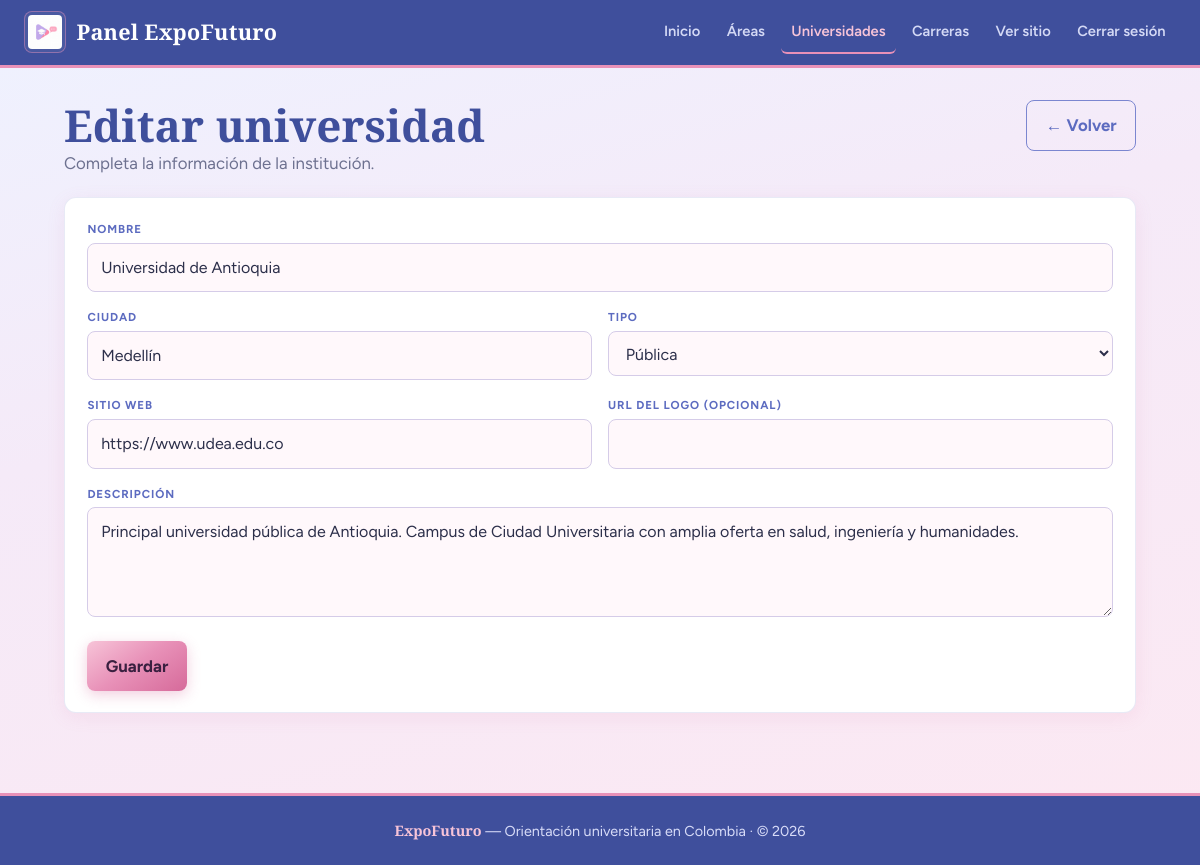
The app's page /admin/universidad_form.php?id=5 (signed in) with its own data.
### tables this page shows
CREATE TABLE universidad (
  id_universidad INT UNSIGNED AUTO_INCREMENT PRIMARY KEY,
  nombre VARCHAR(200) NOT NULL,
  ciudad VARCHAR(100) NOT NULL,
  tipo ENUM('publica', 'privada') NOT NULL,
  sitio_web VARCHAR(255) NULL,
  descripcion TEXT NULL,
  logo_url VARCHAR(255) NULL
);

### includes/funciones.php (called while the page is built, shortened)
<?php
function e($texto) {
    return htmlspecialchars((string) $texto, ENT_QUOTES, "UTF-8");
}

### admin/universidad_form.php (the view, shortened to what this page needs)
<?php
require_once __DIR__ . "/../includes/conexion.php";
require_once __DIR__ . "/../includes/funciones.php";
$id = (int) ($_GET["id"] ?? $_POST["id_universidad"] ?? 0);
$editando = $id > 0;
$universidad = [
    "nombre" => "",
    "ciudad" => "",
    "tipo" => "publica",
    "sitio_web" => "",
    "descripcion" => "",
    "logo_url" => "",
];
if ($editando && $_SERVER["REQUEST_METHOD"] !== "POST") {
    $stmt = $mysqli->prepare("SELECT * FROM universidad WHERE id_universidad = ?");
    $stmt->bind_param("i", $id);
    $stmt->execute();
    $row = $stmt->get_result()->fetch_assoc();
    $universidad = $row;
}
require __DIR__ . "/../includes/header_admin.php";
?>
<main class="contenedor">
    <div class="page-heading">
        <div>
            <h1><?= $editando ? "Editar universidad" : "Nueva universidad" ?></h1>
            <p>Completa la información de la institución.</p>
        </div>
        <a class="btn btn-outline" href="universidades.php">← Volver</a>
    </div>
    <section class="panel">
        <form method="post" class="form-grid">
            <div class="campo ancho-completo">
                <label for="nombre">Nombre</label>
                <input type="text" id="nombre" name="nombre" required maxlength="200" value="<?= e($universidad["nombre"]) ?>">
            </div>
            <div class="campo">
                <label for="ciudad">Ciudad</label>
                <input type="text" id="ciudad" name="ciudad" required maxlength="100" value="<?= e($universidad["ciudad"]) ?>">
            </div>
            <div class="campo">
                <label for="tipo">Tipo</label>
                <select id="tipo" name="tipo" required>
                    <option value="publica" <?= $universidad["tipo"] === "publica" ? "selected" : "" ?>>Pública</option>
                </select>
            </div>
            <div class="campo">
                <label for="sitio_web">Sitio web</label>
                <input type="url" id="sitio_web" name="sitio_web" maxlength="255" placeholder="https://" value="<?= e($universidad["sitio_web"] ?? "") ?>">
            </div>
            <div class="campo">
                <label for="logo_url">URL del logo (opcional)</label>
                <input type="text" id="logo_url" name="logo_url" maxlength="255" value="<?= e($universidad["logo_url"] ?? "") ?>">
            </div>
            <div class="campo ancho-completo">
                <label for="descripcion">Descripción</label>
                <textarea id="descripcion" name="descripcion"><?= e($universidad["descripcion"] ?? "") ?></textarea>
            </div>
            <div class="ancho-completo">
                <button class="btn btn-dorado" type="submit">Guardar</button>
            </div>
        </form>
    </section>
</main>
<?php require __DIR__ . "/../includes/footer.php"; ?>

### css/estilos.css (style rules this page uses)
:root { --navy: #3f4f9c; --navy-mid: #5c6bc0; --navy-soft: #7b86d0; --navy-fog: #9aa3df; --gold: #e891b8; --gold-deep: #d66a9a; --gold-light: #f7c4d8; --parchment: #faf6fc; --parchment-deep: #efe6f6; --ink: #2c2f4a; --muted: #6d7190; --white: #ffffff; --ok: #3d8f6e; --danger: #c45c6a; --line: rgba(92, 107, 192, 0.14); --shadow: 0 12px 40px rgba(63, 79, 156, 0.14); --shadow-soft: 0 4px 18px rgba(214, 106, 154, 0.1); --surface: #ffffff; --surface-soft: #fff8fb; --radius: 6px; --radius-lg: 12px; --font-display: "Libre Baskerville", "Palatino Linotype", Georgia, serif; --font-body: "Figtree", "Segoe UI", sans-serif; --max: 1120px; --pad-x: clamp(1rem, 3.5vw, 1.5rem); --touch: 44px; --fs-body: clamp(0.95rem, 0.9rem + 0.25vw, 1.05rem); --fs-h1: clamp(1.75rem, 1.2rem + 2.2vw, 2.75rem); --fs-h2: clamp(1.25rem, 1.05rem + 0.9vw, 1.7rem); --fs-hero: clamp(2.15rem, 1.4rem + 3.5vw, 4.1rem); }
*, *::before, *::after { margin: 0; padding: 0; box-sizing: border-box; }
html { scroll-behavior: smooth; overflow-x: clip; -webkit-text-size-adjust: 100%; }
body { font-family: var(--font-body); font-size: var(--fs-body); background: linear-gradient(165deg, #fce4ef 0%, #f0e8fa 42%, #eef2ff 72%, #ffffff 100%); color: var(--ink); min-height: 100vh; line-height: 1.6; display: flex; flex-direction: column; overflow-x: clip; word-wrap: break-word; overflow-wrap: anywhere; }
a { color: var(--navy-mid); text-decoration: none; transition: color 0.2s ease; }
.contenedor { max-width: var(--max); margin: 0 auto; padding: clamp(1.35rem, 3vw, 2rem) var(--pad-x) clamp(2.5rem, 5vw, 3.5rem); width: 100%; }
.panel { background: var(--white); border: 1px solid var(--line); border-radius: var(--radius-lg); box-shadow: var(--shadow-soft); padding: clamp(1rem, 2.5vw, 1.35rem) clamp(1rem, 2.5vw, 1.4rem); margin-bottom: 1.5rem; overflow: hidden; }
.campo { min-width: 0; }
.campo label { display: block; font-size: 0.72rem; font-weight: 700; color: var(--navy-mid); margin-bottom: 0.28rem; text-transform: uppercase; letter-spacing: 0.08em; }
.campo input, .campo select, .campo textarea { width: 100%; min-height: var(--touch); border: 1.5px solid #d5cce8; border-radius: 8px; padding: 0.68rem 0.8rem; font: inherit; font-size: 1rem; background: var(--surface-soft); color: var(--ink); transition: border-color 0.2s, box-shadow 0.2s; }
.campo textarea { min-height: 110px; resize: vertical; }
.btn { display: inline-flex; align-items: center; justify-content: center; gap: 0.35rem; border: none; border-radius: 8px; min-height: var(--touch); padding: 0.7rem 1.15rem; font: inherit; font-weight: 700; cursor: pointer; text-decoration: none; transition: transform 0.15s, background 0.2s, color 0.2s, box-shadow 0.2s; white-space: nowrap; text-align: center; }
.btn-dorado { background: linear-gradient(145deg, var(--gold-light), var(--gold) 48%, var(--gold-deep)); color: #3a2040; box-shadow: 0 4px 14px rgba(214, 106, 154, 0.32); }
.btn-outline { background: transparent; color: var(--navy-mid); border: 1.5px solid var(--navy-soft); }
.page-heading { display: flex; justify-content: space-between; align-items: flex-start; gap: 1rem; flex-wrap: wrap; margin-bottom: 1.25rem; }
.page-heading h1 { font-family: var(--font-display); font-size: var(--fs-h1); color: var(--navy); line-height: 1.15; }
.page-heading p { color: var(--muted); }
.page-heading .btn { flex-shrink: 0; }
.form-grid { display: grid; grid-template-columns: repeat(2, minmax(0, 1fr)); gap: 1rem; }
.form-grid .ancho-completo { grid-column: 1 / -1; }
.admin-body { background: linear-gradient(165deg, #eef2ff 0%, #f5eaf8 40%, #fce8f2 100%); }

### records on screen
universidad: nombre "Universidad de Antioquia", ciudad "Medellín", tipo "Pública", sitio_web "https://www.udea.edu.co", descripcion "Principal universidad pública de Antioquia. Campus de Ciudad Universitaria con amplia oferta en salud, ingeniería y humanidades."
